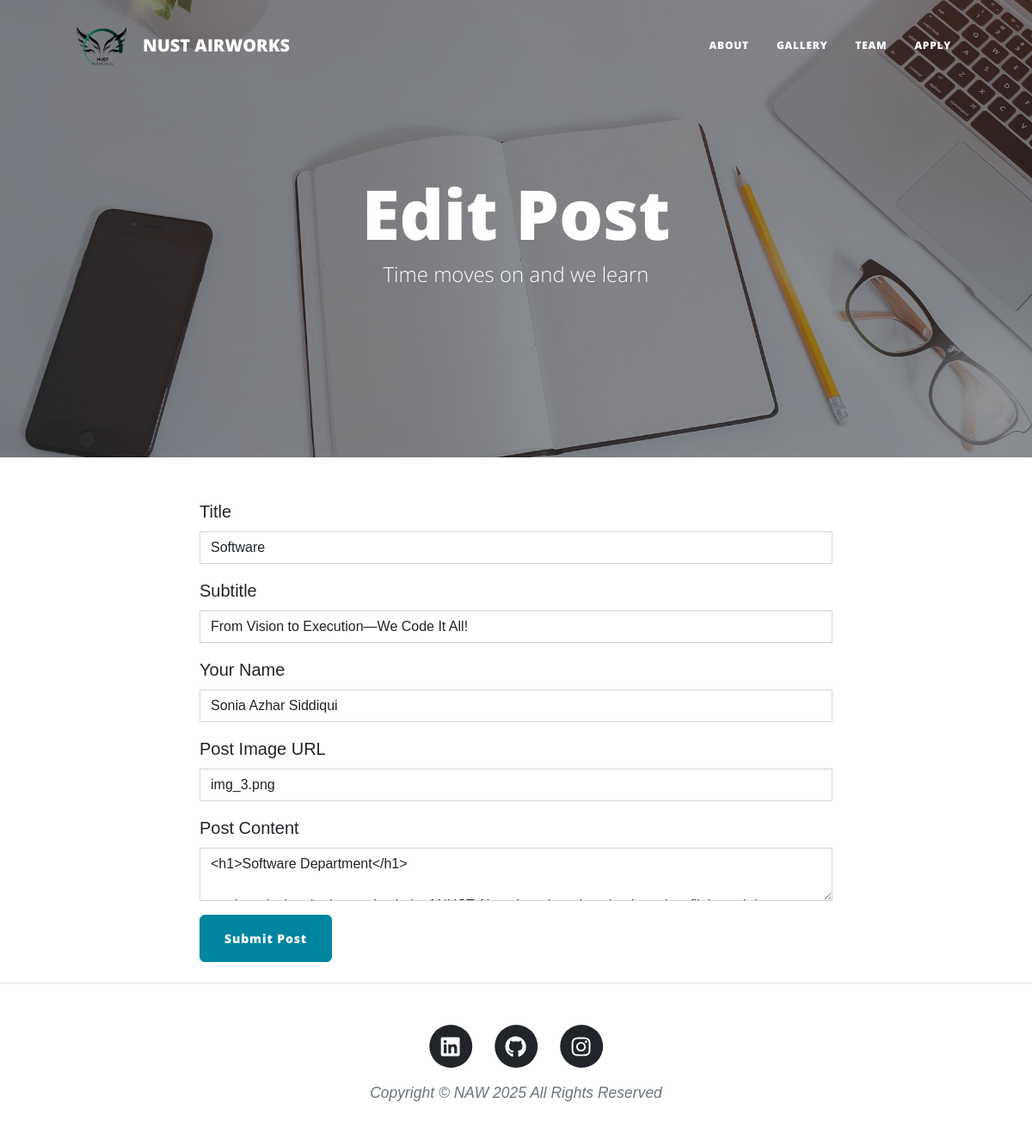
The app's page /edit-post/5 (signed in), older data.
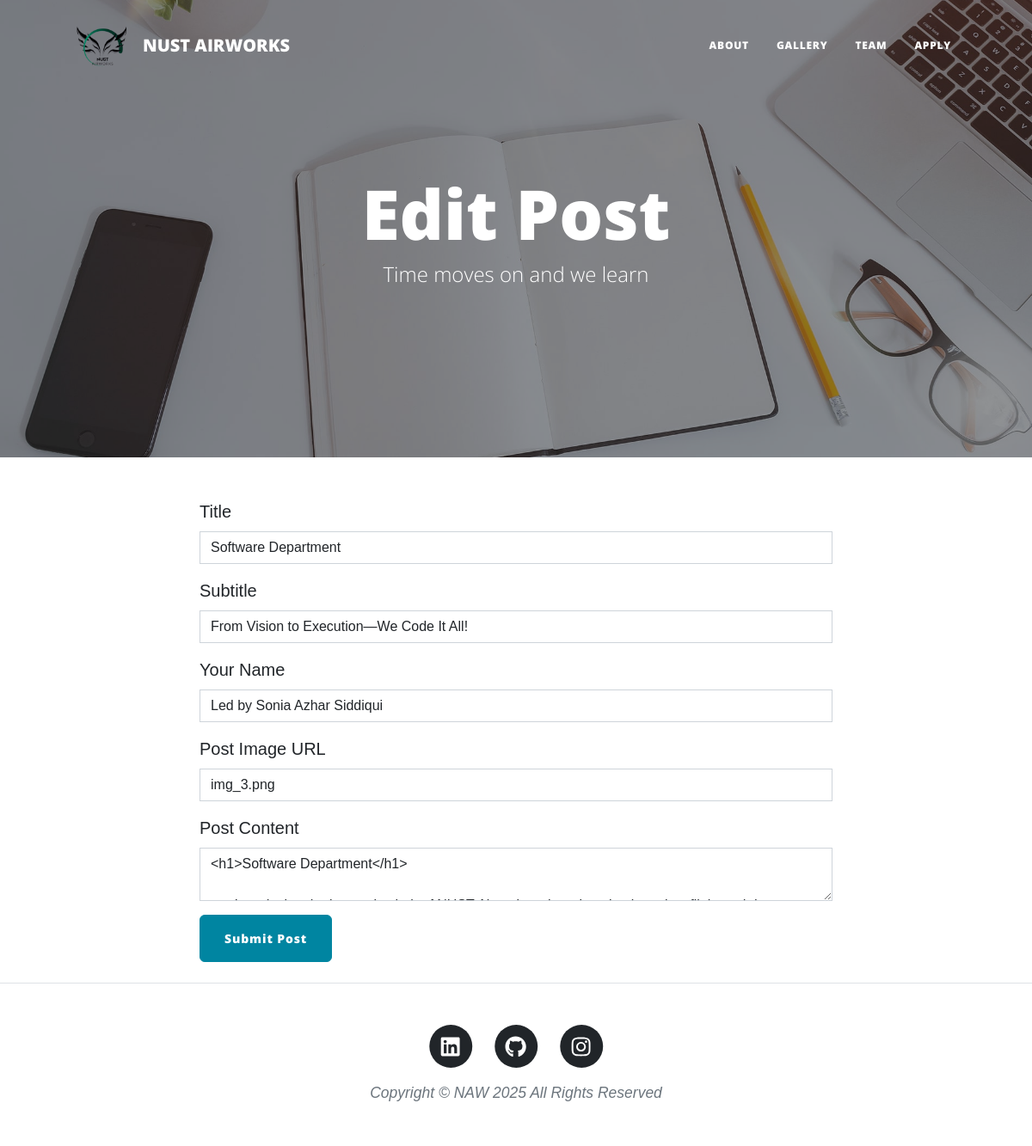
The same page, newer data.
### main.py (models this page shows)
class BlogPost(db.Model):
    id: Mapped[int] = mapped_column(Integer, primary_key=True)
    title: Mapped[str] = mapped_column(String(250), unique=True, nullable=False)
    subtitle: Mapped[str] = mapped_column(String(250), nullable=False)
    date: Mapped[str] = mapped_column(String(250), nullable=False)
    body: Mapped[str] = mapped_column(Text, nullable=False)
    author: Mapped[str] = mapped_column(String(250), nullable=False)
    img_url: Mapped[str] = mapped_column(String(250), nullable=False)

### main.py (the view, shortened to what this page needs)
@app.route("/edit-post/<int:post_id>", methods=["GET", "POST"])
@admin_only
def edit_post(post_id):
    post = db.get_or_404(BlogPost, post_id)
    edit_form = CreatePostForm(
        title=post.title,
        subtitle=post.subtitle,
        img_url=post.img_url,
        author=post.author,
        body=post.body
    )
    return render_template("make-post.html", form=edit_form, is_edit=True)

### main.py
class CreatePostForm(FlaskForm):
    title = StringField(" Title", validators=[DataRequired()])
    subtitle = StringField("Subtitle", validators=[DataRequired()])
    author = StringField("Your Name", validators=[DataRequired()])
    img_url = StringField("Post Image URL")
    body = CKEditorField("Post Content", validators=[DataRequired()])
    submit = SubmitField("Submit Post")

### main.py (called while the page is built)
def admin_only(func):
    @wraps(func)
    def wrapper(*args, **kwargs):
        if not session.get("admin"):
            return abort(403)  # Forbidden
        return func(*args, **kwargs)
    return wrapper

### templates/make-post.html
{% from "bootstrap5/form.html" import render_form %} {% block content %} {%
include "header.html" %}
<header
  class="masthead"
  style="background-image: url('../static/assets/img/edit-bg.jpg')"
>
  <div class="container position-relative px-4 px-lg-5">
    <div class="row gx-4 gx-lg-5 justify-content-center">
      <div class="col-md-10 col-lg-8 col-xl-7">
        <div class="page-heading">
          {% if is_edit: %}
          <h1>Edit Post</h1>
          {% else: %}
          <h1>New Post</h1>
          {% endif %}
          <span class="subheading"
            >Time moves on and we learn</span
          >
        </div>
      </div>
    </div>
  </div>
</header>
<main class="mb-4">
  <div class="container">
    <div class="row">
      <div class="col-lg-8 col-md-10 mx-auto">
        {{ ckeditor.load() }} {{ ckeditor.config(name='body') }} {{
        render_form(form, novalidate=True, button_map={"submit": "primary"}) }}
      </div>
    </div>
  </div>
</main>
{% include "footer.html" %} {% endblock %}

### templates/header.html (shortened to what this page needs)
<!DOCTYPE html>
<html lang="en">
  <head>
    {% block styles %}
    {{ bootstrap.load_css() }}
    <link
      href="{{ url_for('static', filename='css/styles.css') }}"
      rel="stylesheet"
    />
    <link rel="stylesheet" href="{{ url_for('static', filename='css/gallery.css') }}">
    {% endblock %}
  </head>
  <body>
    <nav class="navbar navbar-expand-lg navbar-light" id="mainNav">
      <div class="container px-4 px-lg-5">
        <a class="navbar-brand d-flex align-items-center" href="..">
            <img src="{{ url_for('static', filename='images/logo2.png') }}" alt="Logo" width="80" height="80" class="me-2">
            <span>NUST AIRWORKS</span>
        </a>
        <div class="collapse navbar-collapse" id="navbarResponsive">
          <ul class="navbar-nav ms-auto py-4 py-lg-0">
            <li class="nav-item">
              <a
                class="nav-link px-lg-3 py-3 py-lg-4"
                href="{{ url_for('about') }}"
                >About</a
              >
            </li>
            <li class="nav-item">
              <a
                class="nav-link px-lg-3 py-3 py-lg-4"
                href="{{ url_for('gallery') }}"
                >Gallery</a
              >
            </li>
            <li class="nav-item">
              <a
                class="nav-link px-lg-3 py-3 py-lg-4"
                href="{{ url_for('get_all_posts') }}"
                >Team</a
              >
            </li>
            <li class="nav-item">
              <a
                class="nav-link px-lg-3 py-3 py-lg-4"
                href="{{ url_for('contact') }}"
                >Apply</a
              >
            </li>
          </ul>
        </div>
      </div>
    </nav>

### templates/footer.html (shortened to what this page needs)
<footer class="border-top">
    <div class="container px-4 px-lg-5">
        <div class="row gx-4 gx-lg-5 justify-content-center">
            <div class="col-md-10 col-lg-8 col-xl-7">
                <ul class="list-inline text-center">
                    <li class="list-inline-item">
                        <a href="https://www.linkedin.com/company/nustairworksofficial/">
                            <span class="fa-stack fa-lg">
                                <i class="fas fa-circle fa-stack-2x"></i>
                                <i class="fab fa-linkedin fa-stack-1x fa-inverse"></i>
                            </span>
                        </a>
                    </li>
                    <li class="list-inline-item">
                        <a href="#!">
                            <span class="fa-stack fa-lg">
                                <i class="fas fa-circle fa-stack-2x"></i>
                                <i class="fab fa-github fa-stack-1x fa-inverse"></i>
                            </span>
                        </a>
                    </li>
                    <li class="list-inline-item">
                        <a href="https://www.instagram.com/nustairworksofficial?igsh=ZGN2OWRsdDV0MGhj">
                            <span class="fa-stack fa-lg">
                                <i class="fas fa-circle fa-stack-2x"></i>
                                      <i class="fab fa-instagram fa-stack-1x fa-inverse"></i>
                            </span>
                        </a>
                    </li>
                </ul>
                <div class="small text-center text-muted fst-italic">
                    Copyright &copy; NAW 2025 All Rights Reserved
                </div>
            </div>
        </div>
    </div>
</footer>
</body>
</html>

### static/css/gallery.css (style rules this page uses)
body { font-family: Arial, sans-serif; margin: 0; padding: 0; }

Row changes from the older to the newer data that the page shows:
changed BlogPost "From Vision to Execution—We Code It All!": title "Software" → "Software Department"; author "Sonia Azhar Siddiqui" → "Led by Sonia Azhar Siddiqui"
